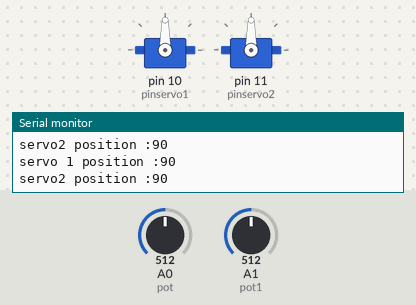
Bench run of a sketch on a simulated Arduino Uno, built with avr-gcc and run on an emulated ATmega328P. On the bench: 2 × servo, the last lines printed to the serial monitor. Inputs (shaded band) come from the test bench; at power-on: A1 (pot1) = 512, A0 (pot) = 512.

Above: at 1.2 s.
1.3 s: A1 (pot1) set to 550
At 2.3 s:
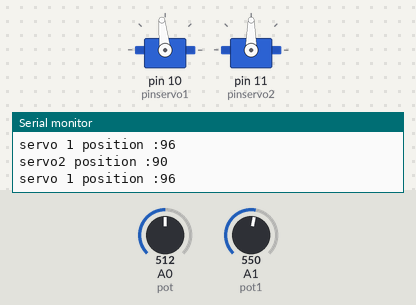
4.3 s: A1 (pot1) set to 578
At 5.5 s:
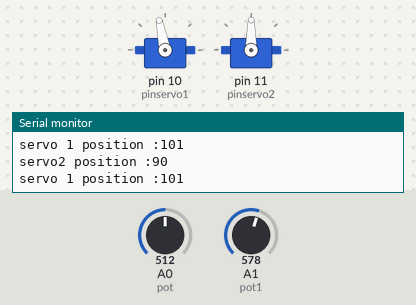
5.8 s: A0 (pot) set to 562
At 7.0 s:
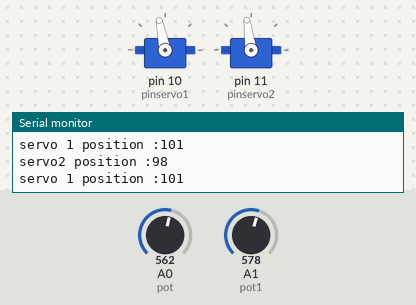
7.3 s: A0 (pot) set to 577
At 8.3 s:
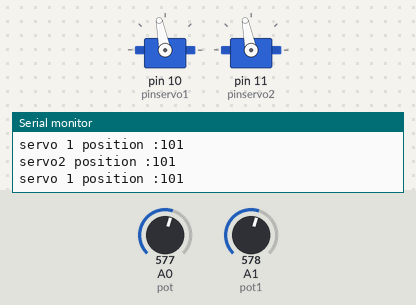
8.8 s: A1 (pot1) set to 511
At 9.3 s:
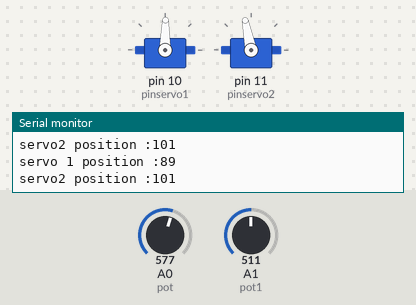
10.3 s: A0 (pot) set to 306
At 10.8 s:
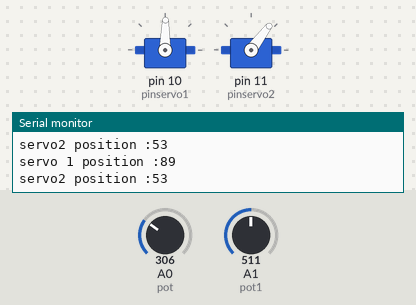
Timing chart, 0 to 12.8 s (numbered marks = the images above; inputs shaded):
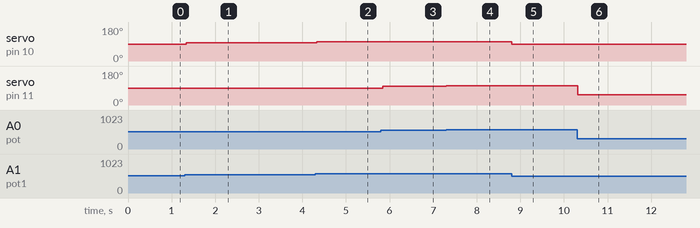

Measured:
- after the input at 1.3 s, servo on pin 10 (pinservo1): 90° → 96° at once
- after the input at 4.3 s, servo on pin 10 (pinservo1): 96° → 101° at once
- after the input at 5.8 s, servo on pin 11 (pinservo2): 90° → 98° at once
- after the input at 7.3 s, servo on pin 11 (pinservo2): 98° → 101° at once
- after the input at 8.8 s, servo on pin 10 (pinservo1): 101° → 89° at once
- after the input at 10.3 s, servo on pin 11 (pinservo2): 101° → 53° at once

The sketch:

COMBINING_2_SERVO_WITH_POTS.ino
```cpp
 #include <Servo.h>
 Servo myservo;
 Servo myservo2;

 int val;
 int val2;
 int pot=A0;
 int pot1=A1;
 int pinservo1=10;
 int pinservo2=11;

void setup() {
  Serial.begin(9600);
  pinMode(pot, INPUT);
  pinMode(pot1, INPUT);
  pinMode(pinservo1, OUTPUT);
  pinMode(pinservo2, OUTPUT);
myservo.attach(pinservo1);
myservo2.attach(pinservo2);
}

void loop() {
  val=analogRead(pot1);
  val2=analogRead(pot);
  val=map(val, 0,1023, 0,180);
  val2=map(val2, 0,1023, 0,180);
  myservo.write(val);
  myservo2.write(val2);
  Serial.print("servo 1 position :");
  Serial.println(val);
  Serial.print("servo2 position :");
  Serial.println(val2);
  delay(15);
  }
```
